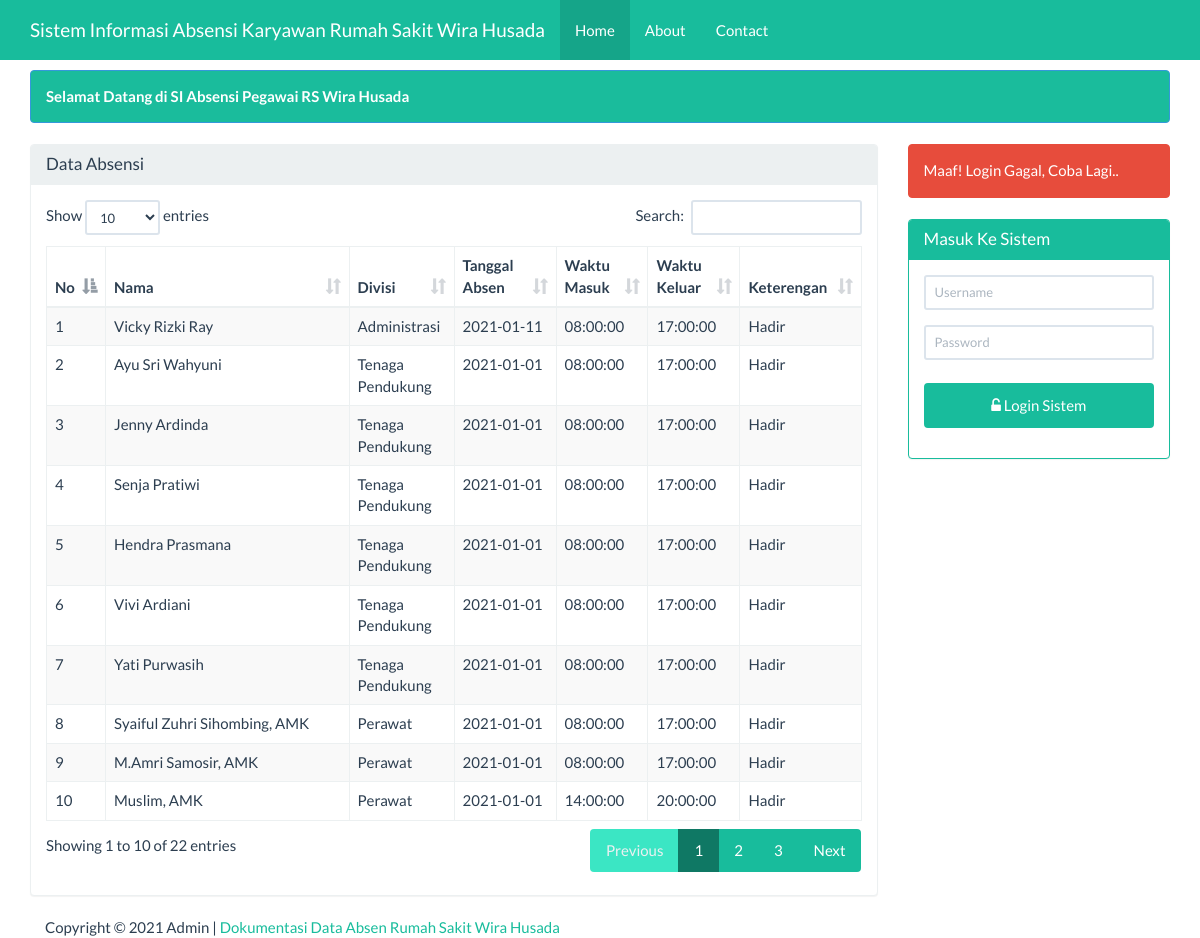
Page /index.php?error=yes on the committed database.
### tables this page shows
CREATE TABLE `tb_absen` (
  `id` int(11) NOT NULL,
  `nama` varchar(30) NOT NULL,
  `divisi` enum('Dokter','Perawat','Administrasi','Tenaga Pendukung') NOT NULL,
  `tgl_absen` date NOT NULL,
  `waktu_masuk` time NOT NULL,
  `waktu_keluar` time NOT NULL,
  `ket` enum('Hadir','Tidak Hadir') NOT NULL
);

### beranda.php (the view)
<div class="container">
    <div class="row">
        <div class ="col-xs-12">
            <div class="alert alert-info cs">
                <strong>Selamat Datang di SI Absensi Pegawai RS Wira Husada</strong>
            </div>
        </div>
    </div>
    <div class="row">
        <div class="col-sm-9 col-xs-12 .bk">
            <div class="panel panel-default">
                <div class="panel-heading">
                    <h3 class="panel-title">Data Absensi</h3>
                </div>
                <div class="panel-body">
                     <table id="dtskripsi" class="table table-bordered table-striped table-hover">
                        <thead>
                            <tr>
                                <th>No</th>
                                <th width="30%">Nama</th>
                                <th>Divisi</th>
                                <th>Tanggal Absen</th>
                                <th>Waktu Masuk</th>
                                <th>Waktu Keluar</th>
                                <th>Keterengan</th>
                            </tr>
                        </thead>
                        <tbody>
                            <?php
                            $sql = "SELECT * FROM tb_absen";
                            $query = mysqli_query($koneksi, $sql) or die("SQL Anda Salah");
                            $nomor = 0;
                            while ($data = mysqli_fetch_array($query)) {
                                $nomor++;
                                ?>
                                <tr>
                                    <td><?= $nomor ?></td>
                                    <td><?= $data['nama'] ?></td>
                                    <td><?= $data['divisi'] ?></td>
                                    <td><?= $data['tgl_absen'] ?></td>
                                    <td><?= $data['waktu_masuk'] ?></td>
                                    <td><?= $data['waktu_keluar'] ?></td>
                                    <td><?= $data['ket'] ?></td>
                                </tr>
                            <?php } ?>
                        </tbody>
                    </table>
                </div>
            </div>
        </div>
        <div class="col-sm-3 col-xs-12">
            <?php if(isset($_GET['error']) ) {?>
            <div class="alert alert-danger">Maaf! Login Gagal, Coba Lagi..</div>
            <?php }?>
            <?php if (isset($_SESSION['username'])) { ?>
            <div class="alert alert-info">
                <strong>Welcome <?=$_SESSION['nama']?></strong>
            </div>
            <?php
           } else { ?>
            <div class="panel panel-success">
                <div class="panel-heading">
                    <h3 class="panel-title">Masuk Ke Sistem</h3>
                </div>
                <div class="panel-body">
                    <form class="form-horizontal" action="proses_login.php" method="post">
                        <div class="form-group">
                            <div class="col-sm-12">
                                <input type="text" name="user" class="form-control input-sm"
                                   placeholder="Username" required="" autocomplete="off"/>
                            </div>
                        </div>
                        <div class="form-group">
                            <div class="col-sm-12">
                                <input type="password" name="pwd" class="form-control input-sm"
                                   placeholder="Password" required="" autocomplete="off"/>
                            </div>
                        </div>
                        <div class="form-group">
                            <div class="col-sm-12">
                                <button type="submit" name="login" value="login"
                                        class="btn btn-success btn-block"><span class="fa fa-unlock-alt"></span>
                                    Login Sistem
                                </button>
                            </div>
                    </form>
                </div>
            </div>
        </div>
            <?php } ?>
    </div>
</div>

### index.php (style rules this page uses)
body { margin-top:70px; }
.cs { background-color: #1ABC9C; }
button { background-color: #4CAF50; color: white; padding: 14px 20px; margin: 8px 0; border: none; cursor: pointer; width: 100%; }

### rows in the picture
tb_absen: nama "Vicky Rizki Ray", divisi "Administrasi", tgl_absen "2021-01-11", waktu_masuk "08:00:00", waktu_keluar "17:00:00", ket "Hadir"
tb_absen: nama "Ayu Sri Wahyuni", divisi "Tenaga Pendukung", tgl_absen "2021-01-01", waktu_masuk "08:00:00", waktu_keluar "17:00:00", ket "Hadir"
tb_absen: nama "Jenny Ardinda", divisi "Tenaga Pendukung", tgl_absen "2021-01-01", waktu_masuk "08:00:00", waktu_keluar "17:00:00", ket "Hadir"
tb_absen: nama "Senja Pratiwi", divisi "Tenaga Pendukung", tgl_absen "2021-01-01", waktu_masuk "08:00:00", waktu_keluar "17:00:00", ket "Hadir"
tb_absen: nama "Hendra Prasmana", divisi "Tenaga Pendukung", tgl_absen "2021-01-01", waktu_masuk "08:00:00", waktu_keluar "17:00:00", ket "Hadir"
tb_absen: nama "Vivi Ardiani", divisi "Tenaga Pendukung", tgl_absen "2021-01-01", waktu_masuk "08:00:00", waktu_keluar "17:00:00", ket "Hadir"
tb_absen: nama "Yati Purwasih", divisi "Tenaga Pendukung", tgl_absen "2021-01-01", waktu_masuk "08:00:00", waktu_keluar "17:00:00", ket "Hadir"
tb_absen: nama "Syaiful Zuhri Sihombing, AMK", divisi "Perawat", tgl_absen "2021-01-01", waktu_masuk "08:00:00", waktu_keluar "17:00:00", ket "Hadir"
tb_absen: nama "M.Amri Samosir, AMK", divisi "Perawat", tgl_absen "2021-01-01", waktu_masuk "08:00:00", waktu_keluar "17:00:00", ket "Hadir"
tb_absen: nama "Muslim, AMK", divisi "Perawat", tgl_absen "2021-01-01", waktu_masuk "14:00:00", waktu_keluar "20:00:00", ket "Hadir"
